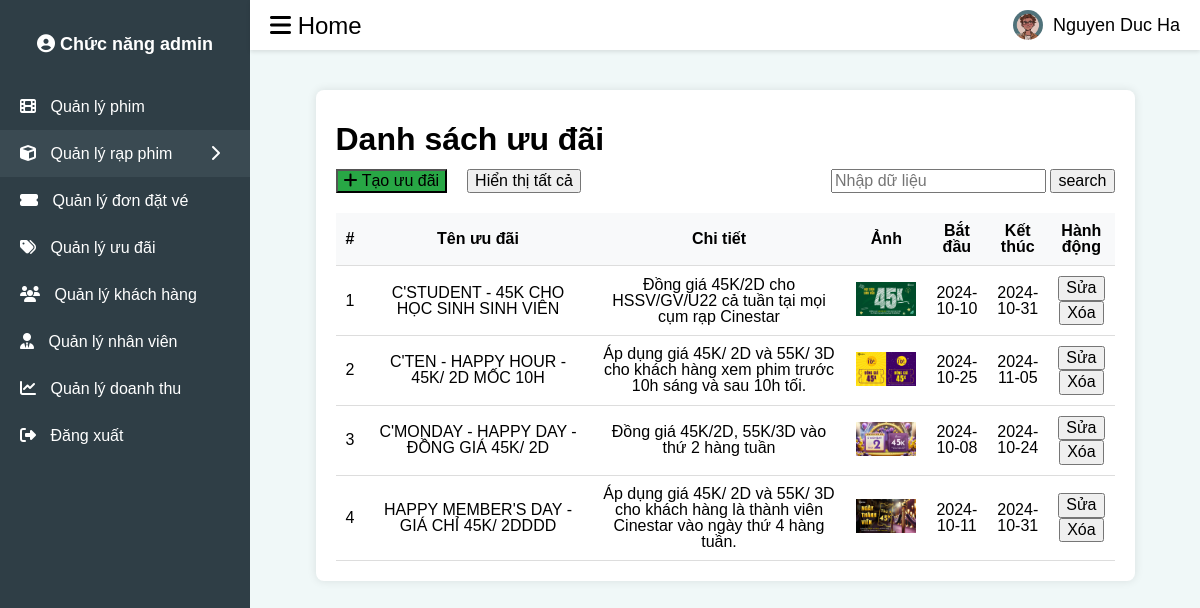
Page /admin/promotion/ad_promotion.php on the committed database.
### tables this page shows
CREATE TABLE `promotion` (
  `id` int(11) NOT NULL,
  `promotion_name` varchar(255) NOT NULL,
  `details` text DEFAULT NULL,
  `notes` text NOT NULL,
  `discount_image` varchar(255) DEFAULT NULL,
  `start_time` date DEFAULT NULL,
  `end_time` date DEFAULT NULL
);

### admin/promotion/ad_promotion.php (the view, shortened to what this page needs)
<?php
include '../../user/db_connection.php';
$search = isset($_GET['search']) ? addslashes($_GET['search']) : '';
?>
<!DOCTYPE html>
<html lang="en">
<head>
    <link rel="stylesheet" href="https://cdnjs.cloudflare.com/ajax/libs/normalize/8.0.1/normalize.min.css" />
    <link rel="stylesheet" href="../../assets/css/base.css">
    <link rel="stylesheet" href="../css/mainadmin.css">
    <link rel="stylesheet" href="../movie_management/ad_movie.css">
    <link rel="stylesheet" href="/4scinema/assets/fonts/fontawesome-free-6.6.0-web/css/all.min.css">
</head>
<body>
<div class="sidebar">
        <h2>
            <a href="../admin.php">
                <i class="fas fa-user-circle"></i>
                Chức năng admin
            </a>
        </h2>
        <ul>
            <a href="../movie_management/ad_movie.php">
                <li>
                    <i class="fas fa-film"></i>
                    Quản lý phim
                </li>
            </a>
            <li class="active" onclick="toggleSubmenu(this)">
                <i class="fas fa-cube"></i>
                Quản lý rạp phim
                <i class="fas fa-chevron-right" style="position: absolute; right: 20px;"></i>
            </li>
            <a href="../ticket_order/order.php">
                <li>
                    <i class="fas fa-ticket-alt"></i>
                    Quản lý đơn đặt vé
                </li>
            </a>
            <a href="../promotion/ad_promotion.php">
                <li>
                    <i class="fas fa-tags"></i>
                    Quản lý ưu đãi
                </li>
            </a>
            <a href="../customer/customer.php">
                <li>
                    <i class="fas fa-users"></i>
                    Quản lý khách hàng
                </li>
            </a>
            <a href="../employees/employees.php">
                <li>
                    <i class="fas fa-user-tie"></i>
                    Quản lý nhân viên
                </li>
            </a>
            <a href="../revenue/revenue.php">
                <li>
                    <i class="fas fa-chart-line"></i>
                    Quản lý doanh thu
                </li>
            </a>
            <a href="../../user/login.php">
                <li>
                    <i class="fas fa-sign-out-alt"></i>
                    Đăng xuất
                </li>
            </a>
        </ul>
    </div>
    <div class="header">
        <div class="menu-icon" onclick="toggleSidebar()">
            <i class="fas fa-bars"></i>
            Home
        </div>
        <div class="user-info">
            <img src="/4scinema/assets/img/admin.jpg" alt="admin">
            <span>Nguyen Duc Ha</span>
        </div>
    </div>
    <div class="content">
        <div class="container">
            <div class="main-header">
                <h1> Danh sách ưu đãi</h1>
                <div class="ad_nav">
                    <div class="ad_nav_item">
                        <button class="add" id="createMovieBtn">
                            <i class="fas fa-plus"></i>
                            Tạo ưu đãi
                        </button>
                        <a href="ad_promotion.php" class="reset-button">
                            <button>Hiển thị tất cả</button>
                        </a>
                    </div>
                    <form action="ad_promotion.php" method="get">
                        <input type="text" name="search" required placeholder="Nhập dữ liệu"  value="<?php echo htmlspecialchars($search); ?>"/>
                        <input type="submit" name="ok" value="search" />
                    </form>
                </div>
            </div>
            <table>
                <thead>
                    <tr>
                        <th>#</th>
                        <th>Tên ưu đãi</th>
                        <th>Chi tiết</th>
                        <th>Ảnh </th>
                        <th>Bắt đầu</th>
                        <th>Kết thúc</th>
                        <th>Hành động</th>
                    </tr>
                </thead>
                <tbody id="promotionList">
                    <?php
                    if (!empty($search)) {
                        $query = "SELECT * FROM promotion WHERE promotion_name LIKE '%$search%'";
                        $result = $conn->query($query);
                        $count=1;
                        if ($result->num_rows > 0) {
                            while ($row = $result->fetch_assoc()) {
                                echo '<tr>';
                                echo '<td>' . $count++ .  '</td>';
                                echo '<td style="width:250px">' . $row['promotion_name'] . '</td>';
                                echo '<td style="width:280px">' . $row['details'] . '</td>';
                                echo '<td><img src="../../assets/img/' . $row['discount_image'] . '" alt="Image" width="60"></td>';
                                echo '<td>' . $row['start_time'] . '</td>';
                                echo '<td>' . $row['end_time'] . '</td>';
                                echo '<td><button  class="edit" onclick="editPromotion(' . $row['id'] . ')">Sửa</button>
                                <button class="delete" onclick="deletePromotion(' . $row['id'] . ')">Xóa</button></td>';
                                echo '</td>';
                            }
                        } else {
                            echo '<tr><td colspan="8">Không có dữ liệu nào.</td></tr>';
                        }
                    }else {
                        $query = "SELECT * FROM promotion";
                        $result = $conn->query($query);
                        $count = 1;
                        if ($result->num_rows > 0) {
                            while ($row = $result->fetch_assoc()) {
                                echo '<tr>';
                                echo '<td>' . $count++ .  '</td>';
                                echo '<td style="width:250px">' . $row['promotion_name'] . '</td>';
                                echo '<td style="width:280px">' . $row['details'] . '</td>';
                                echo '<td><img src="../../assets/img/' . $row['discount_image'] . '" alt="Image" width="60"></td>';
                                echo '<td>' . $row['start_time'] . '</td>';
                                echo '<td>' . $row['end_time'] . '</td>';
                                echo '<td><button  class="edit" onclick="editPromotion(' . $row['id'] . ')">Sửa</button>
                                <button class="delete" onclick="deletePromotion(' . $row['id'] . ')">Xóa</button></td>';
                            }
                        } else {
                            echo '<tr><td colspan="8">Không có dữ liệu nào.</td></tr>';
                        }
                    }
                    ?>
                </tbody>
            </table>
        </div>
    </div>
</body>
</html>

### assets/css/base.css (style rules this page uses)
:root { --white-color: #fff; --black-color: #000; --text-color:#f8fafc; --hover-color:#f3ea28; --btn-color: #f3ea28; --hover-button-color: #484699; --font-large: 1.8rem; --font-medium: 1.6rem; --font-small: 1.4rem; --border-bottom: solid 0.667px darkgray; --font-title: 'Anton', sans-serif; --icon-color: yellow; }
* { box-sizing: inherit; }
ol, ul { list-style: none; }
html { font-size: 62.5%; line-height: 1.6rem; font-family: 'Josefin Sans', sans-serif; box-sizing: border-box; }
table { border-collapse: collapse; border-spacing: 0; }

### admin/css/mainadmin.css (style rules this page uses)
body { margin: 0; font-family: Arial, sans-serif; background-color: #F0F8F8; }
.sidebar { width: 250px; height: 100vh; background-color: #2F3E46; color: #FFFFFF; position: fixed; top: 0; left: 0; padding-top: 20px; transition: all 0.3s; }
.sidebar h2 { text-align: center; margin-bottom: 30px; font-size: 18px; }
.sidebar ul { list-style-type: none; padding: 0; }
.sidebar a { text-decoration: none; color: #FFFFFF; }
.sidebar ul li { padding: 15px 20px; font-size: 16px; cursor: pointer; position: relative; }
.sidebar ul li:hover, .sidebar ul li.active { background-color: #3A4A52; }
.sidebar ul li i { margin-right: 10px; }
.header { height: 50px; background-color: #FFFFFF; display: flex; align-items: center; justify-content: space-between; padding: 0 20px; box-shadow: 0 2px 4px rgba(0, 0, 0, 0.1); position: fixed; top: 0; left: 250px; right: 0; transition: all 0.3s; }
.header .menu-icon { font-size: 24px; cursor: pointer; }
.header .user-info { display: flex; align-items: center; font-size: 18px ; }
.header .user-info img { width: 30px; height: 30px; border-radius: 50%; margin-right: 10px; }
.content { margin-left: 250px; padding: 70px 20px 20px 20px; transition: all 0.3s; }

### admin/movie_management/ad_movie.css (style rules this page uses)
.container { width: 90%; margin: 20px auto; background-color: #fff; padding: 20px; border-radius: 8px; box-shadow: 0 0 10px rgba(0, 0, 0, 0.1); font-size: 16px; }
.header { display: flex; justify-content: space-between; align-items: center; margin-bottom: 20px; }
.add { background-color: #28a745; }
table { width: 100%; border-collapse: collapse; }
table th, table td { padding: 10px; text-align: center; border-bottom: 1px solid #ddd; }
table th { background-color: #f8f9fa; }
.main-header { margin-bottom: 20px; }
.ad_nav { display: flex; justify-content: space-between; align-items: center; }
.reset-button { list-style: none; }
.ad_nav_item { display: flex; gap: 20px; }

### rows in the picture
promotion: promotion_name "C'STUDENT - 45K CHO HỌC SINH SINH VIÊN", details "Đồng giá 45K/2D cho HSSV/GV/U22 cả tuần tại mọi cụm rạp Cinestar", discount_image (picture), start_time "2024-10-10", end_time "2024-10-31"
promotion: promotion_name "C'TEN - HAPPY HOUR - 45K/ 2D MỐC 10H", details "Áp dụng giá 45K/ 2D và 55K/ 3D cho khách hàng xem phim trước 10h sáng và sau 10h tối.", discount_image (picture), start_time "2024-10-25", end_time "2024-11-05"
promotion: promotion_name "C'MONDAY - HAPPY DAY - ĐỒNG GIÁ 45K/ 2D", details "Đồng giá 45K/2D, 55K/3D vào thứ 2 hàng tuần", discount_image (picture), start_time "2024-10-08", end_time "2024-10-24"
promotion: promotion_name "HAPPY MEMBER'S DAY - GIÁ CHỈ 45K/ 2DDDD", details "Áp dụng giá 45K/ 2D và 55K/ 3D cho khách hàng là thành viên Cinestar vào ngày thứ 4 hàng tuần.", discount_image (picture), start_time "2024-10-11", end_time "2024-10-31"
